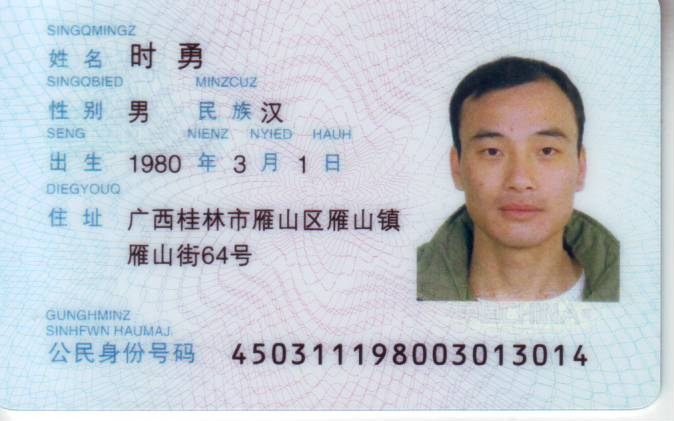
#> input picture id_card.jpg, 674 x 421 px
$ python testIDRead.py
#> lines starting #> are read from the running program, lines starting #| are printed output that depends on the picture; after the words box and inside, x2 and y2 are one past the last pixel; in counts of white or black regions, pixels touching at a corner belong together
# -*- coding: UTF-8 -*-

import cv2
import numpy as np


def get_WH(w, h):
    return int(w * 0.63), int(h * 0.8)


def get_image(image):
    h, w = image.shape
    w2, h2 = get_WH(w, h)
    for x in range(w2, w):
        for y in range(1, h2):
            image[y - 1, x - 1] = 0
    return image


def get_ranges(array, min_s=0, color_size=255, min_col=None):
    rs = []
    ranges = []
    start = None
    end = None
    for i, s in enumerate(array):
        s = s / color_size
        if (s > min_s):
            if (start is None):
                start = i
            elif (start is not None):
                end = i
        if (s <= min_s and end is not None and start is not None):
            if (end is not None and start is not None
                    and min_col is not None and (end - start) < min_col):
                continue
            rs.append((start, end - 1))
            ranges.append(end - start)
            start = None
            end = None
        if (i == len(array) - 1 and start is not None and end is not None):
            rs.append((start, len(array) - 1))

    return rs, ranges


def get_show_image(img_range, image):
    color = (255, 0, 0)
    for i, r in enumerate(img_range):
        x, y, w, h = r
        pt1 = (x, y)
        pt2 = (x + w, y + h)
        cv2.rectangle(image, pt1, pt2, color)
    return image


def get_cols(image, l, cols, col_ranges):
    (min_y, max_y) = l
    cols2 = []
    if (col_ranges is None or len(col_ranges) < 1):
        return cols2
    a = sum(col_ranges) / len(col_ranges)
    deviation = int(a * 0.5)
    for i, r in enumerate(col_ranges):
        (min_x, max_x) = cols[i]
        if ((r - a) > deviation):
            line_img = image[min_y:max_y, min_x:max_x]
            line_img_sum = np.sum(line_img, axis=0)
            cols_new, col_ranges_new = get_ranges(line_img_sum, min_s=2, min_col=a - deviation)
            for j, c in enumerate(cols_new):
                cols2.append((min_x + cols_new[j][0], min_x + cols_new[j][1]))
        else:
            cols2.append(cols[i])
    return cols2


def get_img_range(image, percent=None):
    line_sum = np.sum(image, axis=1)
    # print(line_sum)
    lines, ranges = get_ranges(line_sum)
    img_range = []
    for i, l in enumerate(lines):
        (min_y, max_y) = l
        line_img = image[min_y:max_y, :]
        line_img_sum = np.sum(line_img, axis=0)
        cols, col_ranges = get_ranges(line_img_sum)
        cols = get_cols(image, l, cols, col_ranges)
        cols = get_cols_by_min(cols, col_ranges, percent)
        for j, c in enumerate(cols):
            (min_x, max_x) = c
            img_range.append((min_x, min_y, (max_x - min_x), (max_y - min_y)))
    return img_range


def get_ranges_by_col(img_range, interval_s=0):
    if (interval_s == 0):
        return range
    old_x = None
    old_y = None
    range2 = []
    for (i, r) in enumerate(img_range):
        x, y, w, h = r
        if (i == len(img_range) - 1):
            if (old_x is not None and old_y is not None):
                range2.append((old_x, old_y, x - old_x + w, h))
                old_x = None
                old_y = None
            else:
                range2.append((x, y, w, h))
        else:
            if (old_x is not None and old_y is not None):
                range2.append((old_x, old_y, x - old_x + w, h))
                old_x = None
                old_y = None
                continue
            x2, y2, w2, h2 = img_range[i + 1]
            interval = x2 - x
            if (interval > 0 and interval < interval_s):
                old_x = x
                old_y = y
            else:
                range2.append((x, y, w, h))
                old_x = None
                old_y = None
    return range2


def get_cols_by_min(cols, col_ranges, percent=None):
    if (percent is None):
        return cols
    cols2 = []
    if (col_ranges is None or len(col_ranges) < 1):
        return cols2
    a = sum(col_ranges) / len(col_ranges)
    deviation = int(a * percent)
    for i, r in enumerate(col_ranges):
        (min_x, max_x) = cols[i]
        if ((a - r) > deviation):
            if (i < len(col_ranges) - 1):
                cols2.append((min_x, cols[i + 1][1]))
                i += 1
        else:
            cols2.append(cols[i])
    return cols2


path = "id_card.jpg"
image_color = cv2.imread(path)
#> image_color is the input picture: shape (421, 674, 3); mean B, G, R 207.7, 200.4, 194.7
new_shape = (image_color.shape[1] * 2, image_color.shape[0] * 2)
#> new_shape = (1348, 842)
image_color = cv2.resize(image_color, new_shape)
#> image_color: shape (842, 1348, 3)
lower = np.array((0, 0, 0), dtype="uint8")
upper = np.array((100, 100, 100), dtype="uint8")
image = cv2.inRange(image_color, lower, upper)
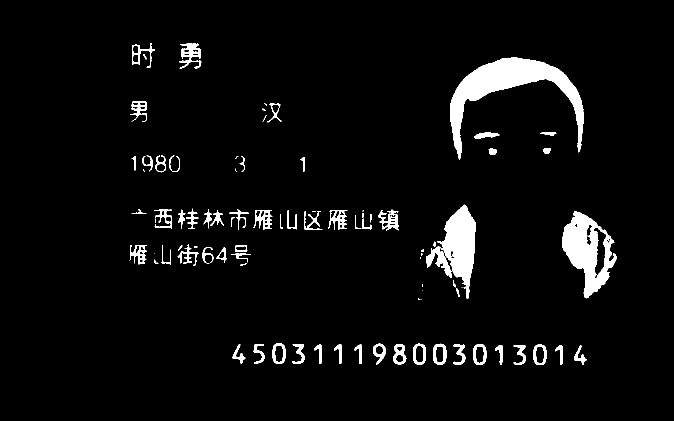
#> image: shape (842, 1348) (shown at 1/2 size); 4.5% white; 86 white regions (18 under 20 px), largest, box (x1, y1, x2, y2) and area: (900, 115, 1168, 319) 14882, (1125, 422, 1233, 597) 9036, (852, 409, 952, 598) 8516
cv2.imshow('image2',image)
image = get_image(image)
#> after the loop in get_image, `for x in range(w2, w):`:
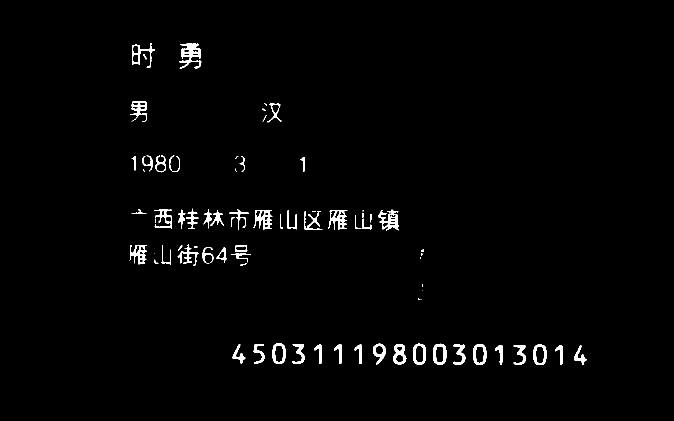
#> image: shape (842, 1348) (shown at 1/2 size); 1.6% white; 75 white regions (17 under 20 px), largest, box (x1, y1, x2, y2) and area: (358, 87, 403, 137) 1047, (756, 419, 798, 461) 824, (507, 420, 545, 460) 726

img_range = get_img_range(image)
#> in get_img_range, `line_sum = np.sum(image, axis=1)`: line_sum = 842 values, max 69105 at index 691, min 0 at index 0, mean 5452.8
#> the loop in get_ranges, `for i, s in enumerate(array):` made 842 passes
#> s on pass 87: 2
#> s on passes 1 to 6: 0, 0, 0, 0, 0, 0
#> after the loop in get_ranges, `for i, s in enumerate(array):`: ranges = [50, 42, 33, 43, 42, 3, 19, 42]; rs = [(86, 135), (202, 243), (311, 343), (417, 459), (489, 530), (569, 571), (580, 598), (687, 728)]
#> in get_img_range, `lines, ranges = get_ranges(line_sum)`: lines has the same summary as rs in get_ranges; ranges = [50, 42, 33, 43, 42, 3, 19, 42]
#> the loop in get_img_range, `for i, l in enumerate(lines):` made 8 passes
#> (cols, col_ranges) on passes 1, 2, 6, 7: ([(264, 308), (358, 401)], [45, 44]), ([(260, 292), (525, 532), (535, 561)], [33, 8, 27]), ([(844, 844)], [1]), ([(836, 836)], [1])
#> col_ranges on passes 3 to 5: [7, 21, 21, 10, 7, 6, 10, 7], [29, 35, 14, 24, 40, 39, 37, 5, 19, 36, 38, 11, 20, 41], [34, 7, 19, 42, 21, 20, 37, 7]
#> pass 1, in get_img_range, `line_img = image[min_y:max_y, :]`:
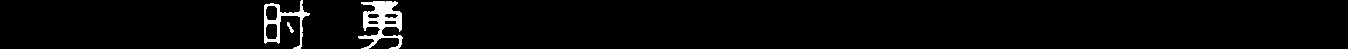
#> line_img: shape (49, 1348); 2.5% white; 3 white regions, box (x1, y1, x2, y2) and area: (358, 1, 403, 49) 1020, (264, 0, 310, 49) 574, (287, 22, 294, 33) 33
#> after the loop in get_img_range, `for i, l in enumerate(lines):`: img_range = 56 items, first 6: (264, 86, 44, 49), (358, 86, 43, 49), (260, 202, 32, 41), (525, 202, 7, 41), (535, 202, 26, 41), (263, 311, 6, 32)
img_range = get_ranges_by_col(img_range, interval_s=15)
#> the loop in get_ranges_by_col, `for (i, r) in enumerate(img_range):` made 56 passes
#> (x, y, w, h, x2, y2, w2, h2) on passes 4, 7, 10, 12, 22, 26, 30, 36: (525, 202, 7, 41, 535, 202, 26, 41), (284, 311, 6, 32, 293, 311, 10, 32), (338, 311, 9, 32, 352, 311, 6, 32), (470, 311, 5, 32, 479, 311, 9, 32), (560, 417, 4, 42, 574, 417, 18, 42), (710, 417, 10, 42, 723, 417, 19, 42), (309, 489, 6, 41, 322, 489, 18, 41), (840, 489, 6, 41, 844, 569, 0, 2)
#> (x, y, w, h, x2, y2, w2, h2) on passes 1, 2, 3, 6, 9, 14: (264, 86, 44, 49, 358, 86, 43, 49), (358, 86, 43, 49, 260, 202, 32, 41), (260, 202, 32, 41, 525, 202, 7, 41), (263, 311, 6, 32, 284, 311, 6, 32), (311, 311, 18, 32, 338, 311, 9, 32), (601, 311, 6, 32, 263, 417, 28, 42)
image = get_show_image(img_range, image_color)
#> the loop in get_show_image, `for i, r in enumerate(img_range):` made 48 passes
#> r on passes 1 to 12: (264, 86, 44, 49), (358, 86, 43, 49), (260, 202, 32, 41), (525, 202, 36, 41), (263, 311, 6, 32), (284, 311, 19, 32), (311, 311, 18, 32), (338, 311, 20, 32), (470, 311, 18, 32), (601, 311, 6, 32), (263, 417, 28, 42), (308, 417, 34, 42)
#> after the loop in get_show_image, `for i, r in enumerate(img_range):`:
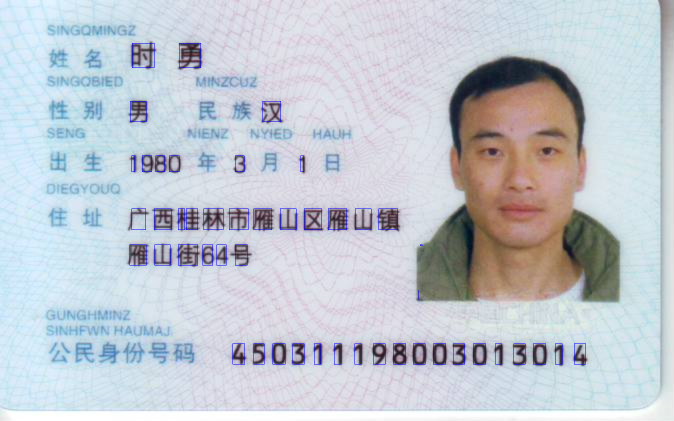
#> image: shape (842, 1348, 3) (shown at 1/2 size); mean B, G, R 208.2, 199.5, 193.8

cv2.imshow('image', image)
cv2.waitKey(0)
